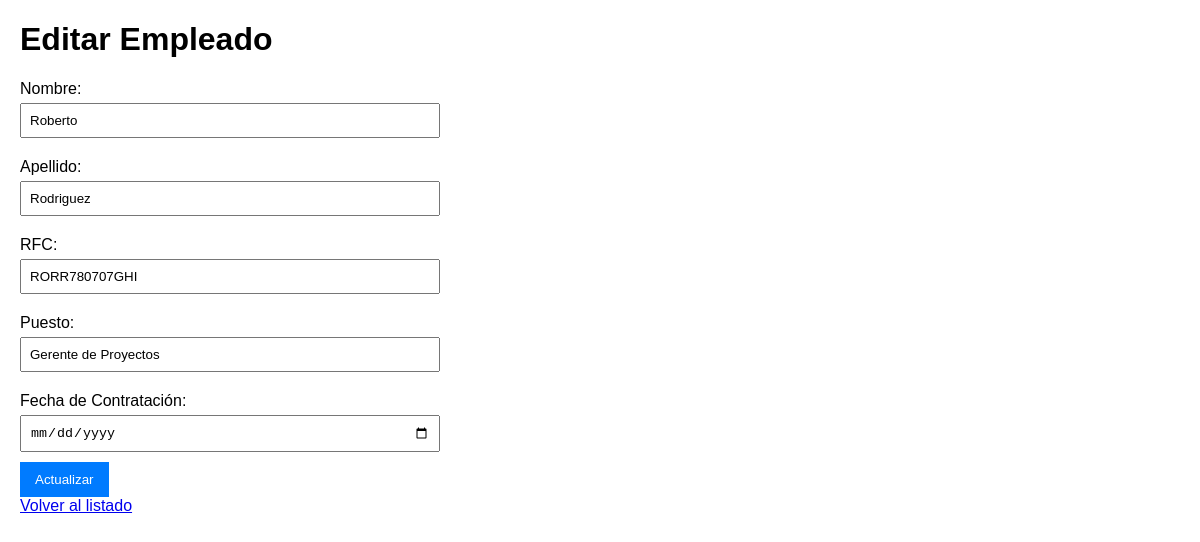
/editar/3/, run on the app's committed database.
### app_empleados/models.py (models this page shows, shortened)
class Empleado(models.Model):
    nombre_empleado = models.CharField(max_length=100)
    apellido_empleado = models.CharField(max_length=100)
    rfc_empleado = models.CharField(max_length=13, unique=True)
    puesto_empleado = models.CharField(max_length=100)
    contratacion_empleado = models.DateField()

### app_empleados/views.py (the view, shortened to what this page needs)
# urls.py: path('editar/<int:id>/', views.editar_empleados, name='editar_empleados'),
def editar_empleados(request, id):
    empleado = get_object_or_404(Empleado, id=id)
    return render(request, 'editar_empleados.html', {'empleado': empleado})

### app_empleados/templates/editar_empleados.html (shortened to what this page needs)
<!DOCTYPE html>
<html lang="es">
<head>
</head>
<body>
    <h1>Editar Empleado</h1>
    <form method="post">
        <label>Nombre:</label>
        <input type="text" name="nombre_empleado" value="{{ empleado.nombre_empleado }}" required>
        <label>Apellido:</label>
        <input type="text" name="apellido_empleado" value="{{ empleado.apellido_empleado }}"  required>
        <label>RFC:</label>
        <input type="text" name="rfc_empleado" value="{{ empleado.rfc_empleado }}"  required>
        <label>Puesto:</label>
        <input type="text" name="puesto_empleado" value="{{ empleado.puesto_empleado }}"  required>
        <label for="contratacion_empleado">Fecha de Contratación:</label>
        <input type="date" id="contratacion_empleado" name="contratacion_empleado" value="{{ empleado.contratacion_empleado }}"  required>
        <button type="submit">Actualizar</button>
    </form>
    <a href="/">Volver al listado</a>
</body>
</html>

### app_empleados/templates/editar_empleados.html (style rules this page uses)
body { font-family: Arial, sans-serif; margin: 20px; }
form { max-width: 400px; }
label { display: block; margin: 10px 0 5px; }
input { width: 100%; padding: 8px; margin-bottom: 10px; }
button { background-color: #007BFF; color: white; padding: 10px 15px; border: none; cursor: pointer; }

### data on the page
Empleado: nombre_empleado "Roberto", apellido_empleado "Rodriguez", rfc_empleado "RORR780707GHI", puesto_empleado "Gerente de Proyectos"
